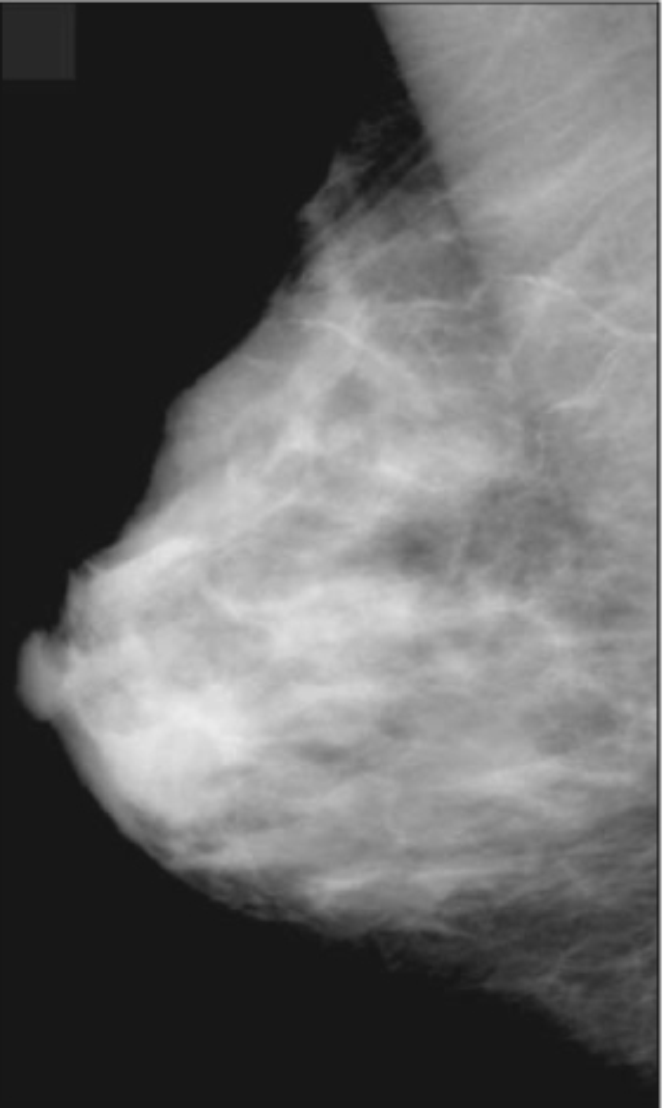
#> input picture mamaNaoProcessada.png, 664 x 1108 px
$ jupyter execute 'Métodoss Numéricos_relatorio.ipynb'
#> lines starting #> are read from the running program, lines starting #| are printed output that depends on the picture
# <center>__MÉTODOS NUMÉRICOS__</center>
## <center>__PROJETO DA UNIDADE 2__</center>

##<center>Análise de Imagens Biomédicas em Mamografias Utilizando Álgebra Linear Avançada em Python</center>
#### <center>__Euquipe:__</center>
####<center>*Lavoisier Chaves Ramos*</center>

<div class="alert alert-block alert-info">
1. INTRODUÇÃO
</div>

O câncer de mama continua a ser uma das maiores preocupações de saúde pública no Brasil, sendo a neoplasia mais incidente entre as mulheres, excluindo os tumores de pele não melanoma. Para o triênio 2023-2025, o Instituto Nacional de Câncer (INCA) estimou 73.610 novos casos de câncer de mama feminino por ano no país, o que corresponde a um risco estimado de 66,54 casos a cada 100 mil mulheres. Em termos de proporção, o câncer de mama responde por cerca de 28% de todos os casos novos de câncer em mulheres no Brasil, destacando sua relevância epidemiológica.

A mamografia permanece como a principal ferramenta de rastreamento, contudo, sua interpretação manual é suscetível a erros, com taxas de falso-negativos que podem comprometer a detecção precoce. Diante deste cenário, a pesquisa em técnicas computacionais tem ganhado destaque como um pilar essencial para auxiliar radiologistas. Em particular, a combinação sinérgica de:

Neste trabalho, aplicamos técnicas avançadas de álgebra linear e Modelos Lineares Generalizados (GLMs) para restauração, filtragem e redução de ruído em imagens de mamografia. Utilizamos Python com bibliotecas como NumPy, SciPy, OpenCV e scikit-image para implementar métodos como:

Decomposição em Valores Singulares (SVD) para compressão e denoising.

Filtros lineares (Wiener, Gaussiano) para suavização.

Regressão linear generalizada para correção de intensidade.

Os dados foram obtidos a partir de bancos de imagens disponibilizados pelo INCA e INBreast, garantindo conformidade com diretrizes do Ministério da Saúde.
Este trabalho propõe um pipeline sequencial inovador que integra essas abordagens de maneira otimizada, validado rigorosamente em um conjunto de imagens mamográficas reais da base de dados INbreast, uma referência no campo.

<div class="alert alert-block alert-info">
2. DESCRIÇÃO DO PROBLEMA
</div>

O câncer de mama é um dos principais desafios de saúde pública no Brasil, com altas taxas de incidência e mortalidade, conforme dados do Instituto Nacional de Câncer (INCA) e do Ministério da Saúde. A mamografia é o método mais eficaz para a detecção precoce, porém, as imagens obtidas frequentemente apresentam limitações técnicas que comprometem a precisão diagnóstica.

**Desafios na Análise de Imagens Mamográficas**

i. Qualidade da Imagem e Ruídos
As mamografias são suscetíveis a diferentes tipos de ruídos, incluindo:

Ruído eletrônico, com distribuição Poisson-Gaussiana, introduzido durante a aquisição digital.

Artefatos de compressão, causados pelo posicionamento inadequado da mama durante o exame.

Baixa relação sinal-ruído (SNR), especialmente em tecidos densos, dificultando a distinção entre estruturas normais e lesões suspeitas.

ii. Baixo Contraste e Heterogeneidade Tissular
A mama possui uma estrutura complexa, com variações na densidade do tecido adiposo, fibroglandular e possíveis calcificações. Isso resulta em:

Regiões de sobreposição onde tumores podem ser mascarados.

Dificuldade na segmentação automática de microcalcificações e massas tumorais devido à similaridade de intensidade com o tecido circundante.

iii. Variabilidade entre Equipamentos e Protocolos
Diferentes mamógrafos e parâmetros de aquisição produzem imagens com características distintas, levando a:

Inconsistências na calibração de contraste e brilho.

Necessidade de padronização para permitir comparações em estudos longitudinais.

iv. Impacto no Diagnóstico e Aplicações Clínicas
Esses problemas contribuem para:

Falsos negativos, onde lesões malignas não são detectadas.

Falsos positivos, levando a biópsias desnecessárias e aumento da ansiedade em pacientes.

Dificuldade na integração com sistemas de diagnóstico auxiliado por computador (CAD), que dependem de imagens de alta qualidade para algoritmos de aprendizado de máquina.

**Objetivo do Estudo**
Este trabalho busca aplicar técnicas avançadas de álgebra linear e processamento de imagens para:

Restaurar imagens degradadas, melhorando a visibilidade de estruturas críticas.

Reduzir ruídos preservando bordas e texturas relevantes para o diagnóstico.

Padronizar imagens de diferentes fontes para análise computacional consistente.

<div class="alert alert-block alert-info">
3. MÉTODOS APLICADOS À SOLUÇÃO
</div>

3.1. Pré-processamento com Álgebra Linear
Decomposição SVD:

Reduz dimensionalidade mantendo estruturas relevantes.

Elimina componentes associados a ruído (valores singulares pequenos).

Filtro de Wiener:

Minimiza o erro quadrático médio (MSE) entre imagem original e restaurada.

Modela o ruído como um processo aditivo.

3.2. Modelos Lineares
Ajustam uma transformação linear para corrigir intensidades:
$$y = Xβ + ε$$

Onde:

y = vetor de pixels corrigidos.

X = matriz de características (ex.: vizinhança de pixels).

β = coeficientes estimados via mínimos quadrados.

3.3. Métricas de Avaliação
PSNR (Peak Signal-to-Noise Ratio): Mede a qualidade da restauração.

SSIM (Structural Similarity Index): Avalia preservação de estruturas.

<div class="alert alert-block alert-info">
4. IMPLEMENTAÇÃO
</div>

4.1. Pré-processamento das Imagens

[cell 1]
import numpy as np
from skimage import io
import matplotlib.pyplot as plt

img = io.imread("mamaNaoProcessada.png", as_gray=True)
#> img is the input picture: shape (1108, 664) float64; min 0.0824, max 1, mean 0.39

img_norm = (img - np.min(img)) / (np.max(img) - np.min(img))
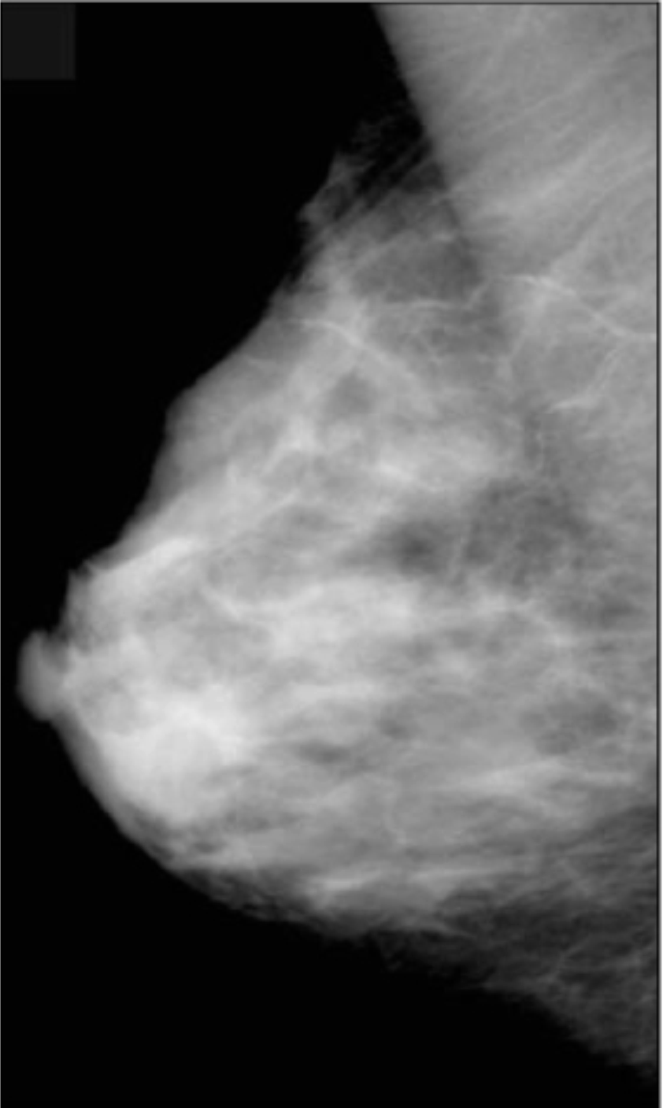
#> img_norm: shape (1108, 664) float64; min 0, max 1, mean 0.336

4.2. Denoising com SVD

[cell 2]
U, S, Vt = np.linalg.svd(img_norm, full_matrices=False)
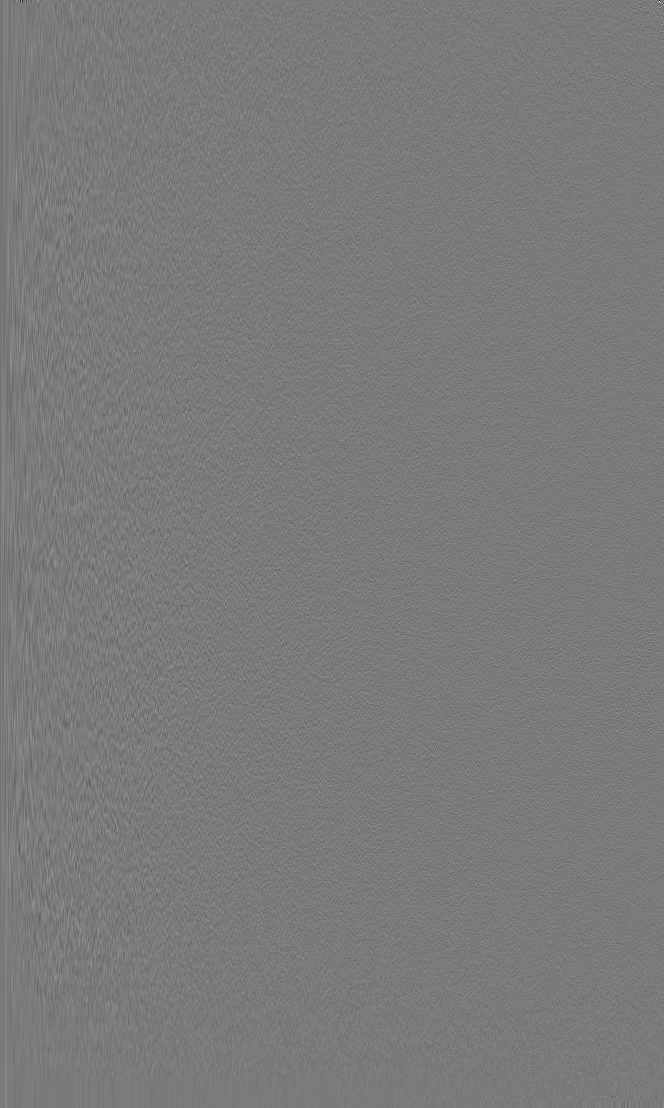
#> U: shape (1108, 664) float64; min -0.571, max 0.614, mean -3.81e-05; drawn with min black and max white
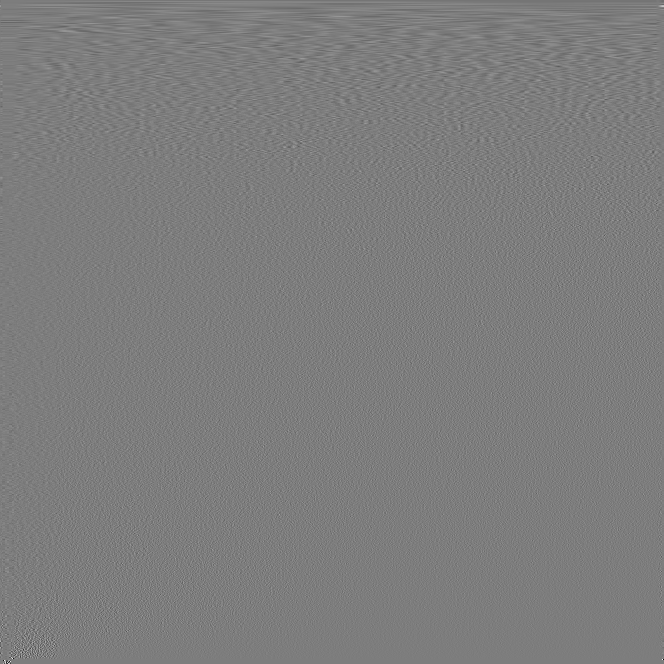
#> Vt: shape (664, 664) float64; min -0.694, max 0.715, mean -6.15e-05; drawn with min black and max white
#> S = 664 values, max 352 at index 0, min 1.15e-14 at index 663, mean 1.25

k = 50
s_k = np.diag(S[:k])
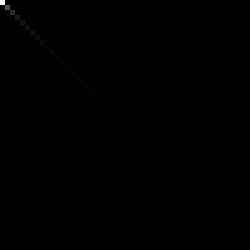
#> s_k: shape (50, 50) float64 (shown 5 times larger); min 0, max 352, mean 0.3; drawn with min black and max white
img_denoised = U[:, :k] @ s_k @ Vt[:k, :]

4.3. Filtro de Wiener

[cell 3]
from scipy.signal import wiener

img_wiener = wiener(img_norm, mysize=(5, 5))

4.4. Modelo Linear para Correção de Intensidade

[cell 4]
from sklearn.linear_model import LinearRegression

X = np.gradient(img_norm)[0].reshape(-1, 1)
y = img_norm.reshape(-1, 1)

model = LinearRegression().fit(X, y)
img_corrected = model.predict(X).reshape(img_norm.shape)

4.5. Avaliação

[cell 5]
import matplotlib.pyplot as plt
import numpy as np
from skimage.metrics import peak_signal_noise_ratio as psnr
from skimage.metrics import structural_similarity as ssim

try:

    _ = img_norm, img_denoised, img_wiener, img_corrected
except NameError:
    print("Imagem não encontrada!")

    dummy_shape = (200, 200)
    img_norm = np.random.rand(*dummy_shape)
    img_denoised = img_norm * 0.9 + np.random.rand(*dummy_shape) * 0.1
    img_wiener = img_norm * 0.95 + np.random.rand(*dummy_shape) * 0.05
    img_corrected = img_norm * 0.8 + np.random.rand(*dummy_shape) * 0.2

psnr_val = psnr(img_norm, img_denoised)
#> psnr_val = 45.95
ssim_val = ssim(img_norm, img_denoised, data_range=img_norm.max() - img_norm.min())
#> ssim_val = 0.98

print(f"--- Métricas de Qualidade (img_denoised vs. img_norm) ---")
print(f"PSNR: {psnr_val:.2f} dB")
#| PSNR: 45.95 dB
print(f"SSIM: {ssim_val:.4f}")
#| SSIM: 0.9800

def show_image(image, title='', cmap='gray', figsize=(6,6), show_colorbar=False):

    plt.figure(figsize=figsize)
    plt.imshow(image, cmap=cmap)
    plt.title(title, fontsize=14)
    plt.axis('off')
    if show_colorbar:
        plt.colorbar()
    plt.tight_layout()
    plt.show()


def plot_image_grid(images, titles, cmap='gray', figsize=(15, 5)):

#> called with cmap = 'gray', figsize = (18, 6)
    num_images = len(images)
#> num_images = 4
    fig, axes = plt.subplots(1, num_images, figsize=figsize)

    if num_images == 1:
        axes = [axes]

    for i, ax in enumerate(axes):
        ax.imshow(images[i], cmap=cmap)
        ax.set_title(titles[i], fontsize=12)
        ax.axis('off')
#> this loop made 4 passes

    plt.tight_layout()
    plt.suptitle("Comparação de Imagens", fontsize=16, y=1.02)
    plt.show()

print("\n--- Visão Geral em Grid ---")
plot_image_grid(
    images=[img_norm, img_denoised, img_wiener, img_corrected],
    titles=[
        'Original Normalizada',
        f'Denoised (SVD)\nPSNR:{psnr_val:.2f}, SSIM:{ssim_val:.4f}',
        'Filtrada (Wiener)',
        'Corrigida'
    ],
    figsize=(18, 6)
)
